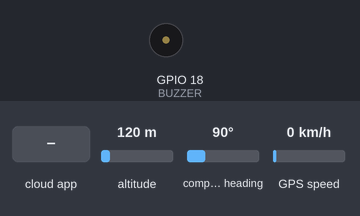
This sketch was run on a simulated ESP32. On the bench: buzzer (waves = sounding). The inputs (shaded band) are chosen by the test bench; at power-on: altitude 120 m, compass heading 90°, GPS speed 0 km/h. WiFi joins after 1.5 s; servers stay silent unless stated; the GPS gets a fix after 3 s at 37.7749, -122.4194 with 8 satellites; the Firebase database answers and starts empty; not simulated (calls return 0 or success): secrets.h; what the sketch prints to the serial monitor is not drawn.

Above: at 2.7 s.
2.8 s: the phone or cloud app sets playAlarmSound to 1
At 3.3 s:
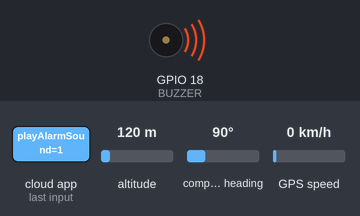
4.4 s: the phone or cloud app sets playAlarmSound to 0
At 5.6 s:
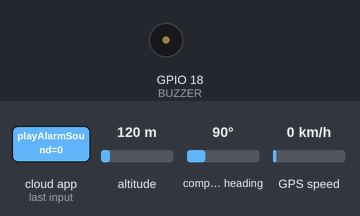
Timing chart, 0 to 7.4 s (numbered marks = the images above; inputs shaded):
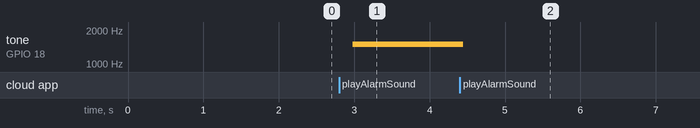

Measured:
- after the input at 2.8 s, tone on GPIO 18 (BUZZER): silent → 1500 Hz after 0.18 s
- after the input at 4.4 s, tone on GPIO 18 (BUZZER): 1500 Hz → silent after 0.05 s

The sketch:

carmonitor-esp32.ino
```cpp
#include <WiFi.h>
#include <TinyGPS++.h>
#include <Firebase_ESP_Client.h>
#include "secrets.h"

/* API */
#define DATABASE_URL "carmonitor-4fc29-default-rtdb.firebaseio.com"
#define API_KEY "AIzaSyC01dpBT00At1GwJUwJAPzKBu-mYNX4Z4E"

/* Configurações do GPS */
#define RXD2 16
#define TXD2 17

TinyGPSPlus gps;

/* Configurações do Buzzer */
#define BUZZER 18

/* Configurações do Carro */
#define CAR_ID "MRN-5208"

/* Firebase */
FirebaseData fbdo;
FirebaseAuth auth;
FirebaseConfig config;
FirebaseJson json;

double lastLat = 0.0;
double lastLng = 0.0;

void connectToWiFi(){
  Serial.println();

  WiFi.begin(WIFI_SSID, WIFI_PASSWORD);

  Serial.println("Conectando-se ao Wi-Fi");

  while (WiFi.status() != WL_CONNECTED)
  {
    Serial.print(".");
    delay(300);
  }

  Serial.println();
  Serial.print("Conectado com o IP: ");
  Serial.println(WiFi.localIP());
  Serial.println();
}

void tone(byte pin, int freq) {
  ledcSetup(0, 2000, 8);
  ledcAttachPin(pin, 0);
  ledcWriteTone(0, freq);
}

void setupFirebase(){
  Serial.printf("Versão do cliente firebase: %s\n", FIREBASE_CLIENT_VERSION);

  /* Assign the database URL(required) */
  config.database_url = DATABASE_URL;

  config.signer.test_mode = true;

  /* Initialize the library with the Firebase authen and config. */
  Firebase.begin(&config, &auth);

  /* Comment or pass false value when WiFi reconnection will control by your code or third party library */
  Firebase.reconnectWiFi(true);
}

void setup() {
  Serial.begin(115200);
  connectToWiFi();
  Serial1.begin(9600, SERIAL_8N1, RXD2, TXD2); //gps baud
  setupFirebase();
}

void sendCurrentLocationToRTDB (double lat, double lng, double speed){
  Serial.println("Enviando localização atual do carro para o Firebase RTDB.");

  if(WiFi.status() == WL_CONNECTED){
    if (speed <= 5) speed = 0;

    json.add("lat", lat);
    json.add("lng", lng);
    json.add("speed", speed);

    char path[128];
    //sprintf(path, "/cars/%s/locations/", CAR_ID);
    sprintf(path, "/cars/%s/location/", CAR_ID);

    /*if (Firebase.RTDB.pushJSON(&fbdo, path, &json)) {*/
    if (Firebase.RTDB.updateNode(&fbdo, path, &json)) {
      Serial.println("Localização registrada com sucesso.");
      Serial.println(fbdo.dataPath());

      lastLat = lat;
      lastLng = lng;
    } else {
      Serial.println(fbdo.errorReason());
    }
  } else {
    Serial.println("Desconectado do Wi-Fi");
    connectToWiFi();
  }
  Serial.println();
}

void getCurrentLocation(){
  Serial.println("Tentando obter a localização atual do carro...");
  while (Serial1.available()) {
     gps.encode(Serial1.read());
  }

  if (gps.location.isUpdated()){
    double lat = gps.location.lat();
    double lng = gps.location.lng();
    double speed = gps.speed.kmph();

    if (fabs(lat - lastLat) > 0.0001 || fabs(lng - lastLng) > 0.0001){
      sendCurrentLocationToRTDB(lat, lng, speed);
    } else {
      Serial.println("Baixa variação da latitude e/ou longitude da localização do carro.");
      Serial.println();
    }
  }
}

void shouldPlayAlarmSound(){
  if(WiFi.status() == WL_CONNECTED){
    char path[128];
    sprintf(path, "/cars/%s/playAlarmSound/", CAR_ID);

    if (Firebase.RTDB.getBool(&fbdo, path)) {
      if(fbdo.to<bool>()){
        tone(BUZZER,1500);
      } else {
        tone(BUZZER,0);
      }
    } else {
      Serial.println(fbdo.errorReason());
    }
  } else {
    Serial.println("Desconectado do Wi-Fi");
    connectToWiFi();
  }
}

void loop() {
  if (Firebase.ready()){
    getCurrentLocation();
    shouldPlayAlarmSound();
  }

 delay(500);
}
```
